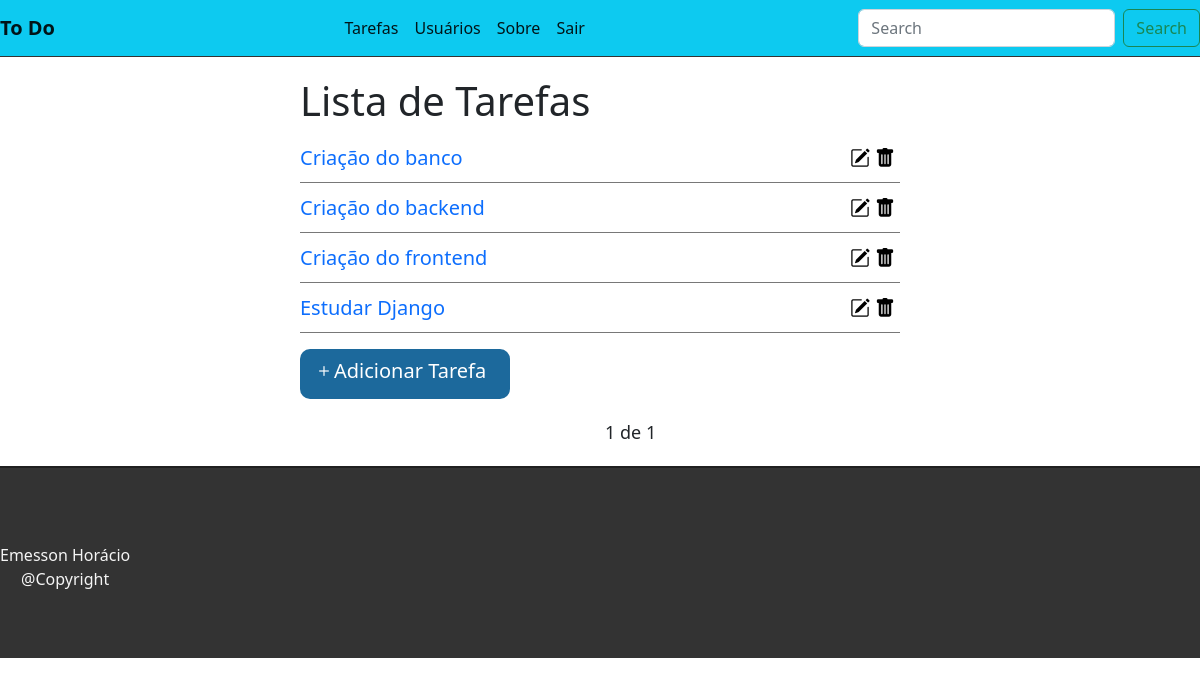
Before: / (signed in) with the older database file.
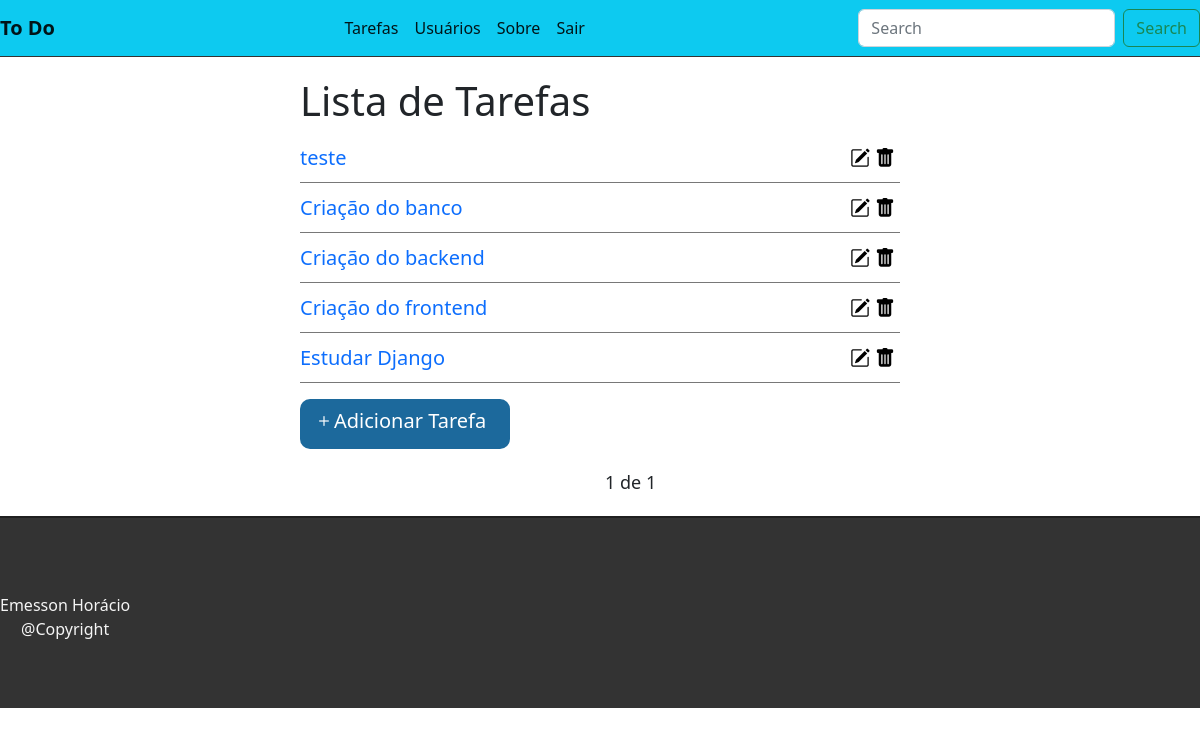
After: the same page with the newer database file.
### tasks/models.py (models this page shows, shortened)
class Task(models.Model):
    STATUS = (
        ('doing', 'Doing'), ('done', 'Done')
    )
    title = models.CharField(max_length=255)
    description = models.TextField()
    done = models.CharField(max_length=5, choices=STATUS)
    user = models.ForeignKey(get_user_model(), on_delete=models.CASCADE)
    created_at = models.DateTimeField(auto_now_add=True)
    updated_at = models.DateTimeField(auto_now=True)

### tasks/views.py (the view)
# urls.py: path('', views.taskList, name='task-list'),
@login_required
def taskList(request):
    tasks_list = Task.objects.all().order_by('-created_at').filter(user=request.user)
    paginator = Paginator(tasks_list, 5)
    page = request.GET.get('page')
    tasks = paginator.get_page(page)
    return render(request, 'tasks/list.html', {'tasks':tasks})

### tasks/templates/tasks/list.html (shortened to what this page needs)
{% extends "base.html" %}
{% block content %}
<div class='offset-1 col-10 list-div'>
    <h1>Lista de Tarefas</h1>
    <ul class='task-list'>
        {% for task in tasks %}
        <li class='task-item'>
            <span><a href='/task/{{task.id}}' style="text-decoration: none;">{{task.title}}</a></span>
            <a href="delete/{{task.id}}" class="delete-btn">
                <span><i class="bi bi-trash-fill trash-btn"></i></span>
            </a>
            <a href="edit/{{task.id}}" >
                <span><i class="bi bi-pencil-square edit-btn" ></i></span>
            </a>
        </li>
        {% endfor %}
    </ul>
        <div class='col-2 add-div'>
            <a id='add-task' href="newtask/">
                <i class="bi bi-plus"></i>Adicionar Tarefa
            </a>
        </div>
    <div class="paginator">
        <span class="step-links">
            <span class="current">
                {{tasks.number}} de {{tasks.paginator.num_pages}}
            </span>
        </span>
    </div>
</div>
{% endblock %}

Changed rows visible on the page:
added Task: title "teste"
